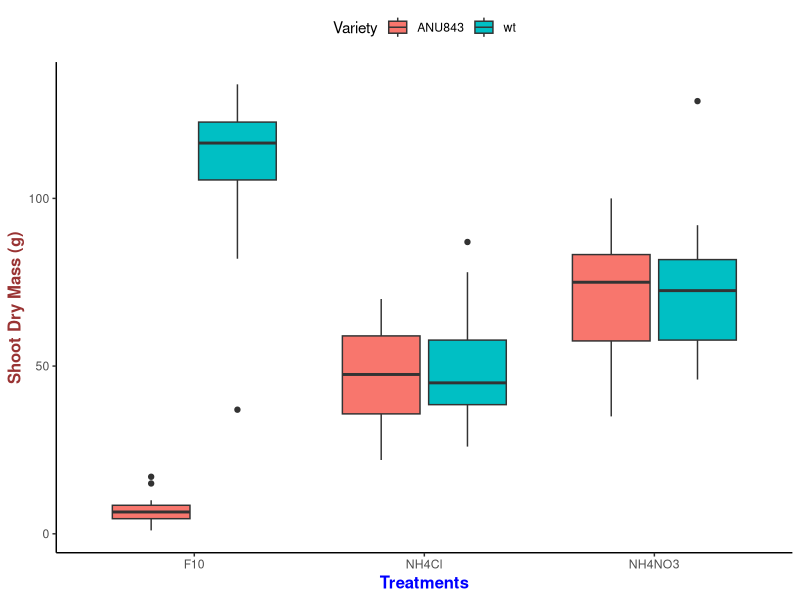

Source code (R): (Note: this script raises an error after producing the figure.)
#Question: I have a data set. How should I analyse it?

# In general, these are the steps that we should follow:

# Step 1: Install (only once) and Upload the libraries

# Load libraries
#
# Libraries for data manipulation
library(plyr) # to split data apart, and puts back together
library(dplyr) # to manipulate data like select(), mutate()
library(reshape2) # to transform data between wide and long formats
#
# Libraries for making graphs
library (ggplot2) # to make graphs
library(gridExtra) # to combine graphs together
library(grid) # to add an nx by ny rectangular grid to an existing plot
library(cowplot) # to combine graphs together
library(scales) # to determine breaks and labels for axes and legends
#
# Libraries for statistical analysis
library(nlme) # to model data e.g generalized least square model
library(emmeans)  # to extract outputs of a model
library(multcompView) # to summarize multiple paired comparisons
library(multcomp) #  to do multiple comparisons of groups
#
#
#
# Step 2: Upload your data in R

rice <- read.csv('rice.csv', na.strings = "NA")
rice

# Check that your data have been read correctly
# For example, are the variables and factors correctly presented in R?
#
str(rice)
#
# Our variables are: SlNo, Variety, Treatment, Block, PlantNo, RootDryMass, and ShootDryMass
# Our factors are: Variety ('Two levels' means we have two varieties), and 
# Treatment ('three levels' means we have three treatments) 
#
#
# Step 3: Visualise your data
# Shoot Dry Mass

RiceShootBiomass<-ggplot(data=rice, aes(x=Treatment, y=ShootDryMass, fill=Variety)) +
  geom_boxplot()+
  ylab("Shoot Dry Mass (g)")+ 
  xlab("Treatments")+
  theme_classic()+ 
  theme(legend.position="top")+
  theme( axis.title.x = element_text(color="blue", size=12, face="bold"),
         axis.title.y = element_text(color="#993333", size=12, face="bold"))

RiceShootBiomass

# Step 4: Do the statistical analyses
# First of all, test the dataset for normal distribution and homogeneity of variance
# If passed, then 'parametric analysis' such as ANOVA can be used.
# Because, parametric analysis assumes that the data are normally distributed and 
# the variance in the population is equal.
# If not passed, the data may be log-transformed and 
# tested again for normal distribution and homogeneity of variance
# If still not passed, then 'non-parametric analysis' such as 'kruskal wallis' can be used. 
# Because,the non-parametric analysis does not assume that the data are normally distributed
# Therefore, the non-parametric analysis is also called 'distribution free analysis'

# Let's start:
# Let's test if the data for ShootDryMass trait are normally distributed
# Shapiro-Wilk test can be used to test normality
# P-value > 0.05 means normal distribution

ShootDryMass <- rice$ShootDryMass
shapiro.test(ShootDryMass)

# p-value = 0.05042, so the shoot dry mass data are normally distributed.

# Test for homogeneity of variances for the ShootDryMass data

leveneTest(ShootDryMass~Variety*Treatment, data = rice)

# The p-value is 0.1577. Greater than 0.05. Non-significant.
# Therefore, paramatric analysis such as ANOVA should be used 
# for analysing 'ShoootDryMass' data

shoot.aov <- aov(ShootDryMass~Variety*Treatment, data = rice)
summary(shoot.aov)

# There are significant differences in ShootDryMass
# between varieties and
# among treatments, 
# as well as in variety and treatment interaction

TukeyHSD(shoot.aov, "Treatment", ordered = TRUE)

# NH4NO3 Vs NH4Cl is significatly different
# NH4NO3 Vs F10 is significatly different

# Step 5: Annotate the graph 

labs = tibble(Variety = c("ANU843","ANU843","ANU843","wt","wt","wt"),
              Treatment = c("F10", "NH4Cl", "NH4NO3", "F10", "NH4Cl", "NH4NO3"),
              labels = c("a", "b", "c", "d", "e", "f") )

labs


labeldat = rice %>%
  group_by(Variety, Treatment) %>%
  summarize(ypos = median(ShootDryMass) + 38 ) %>%
  inner_join(., labs)

ShootBiomass_annot <- RiceShootBiomass +
  geom_text(data = labeldat, aes(label = labels, y = ypos), 
          position = position_dodge(width = .75), 
          show.legend = FALSE )

ShootBiomass_annot
  
# Step 6: Save the graph

ggsave("Figure 1_Rice Shoot Biomass.png", 
       device = "png", 
       ShootBiomass_annot, 
       height = 19, width = 18.5, units = 'cm', 
       dpi = 600)
###
